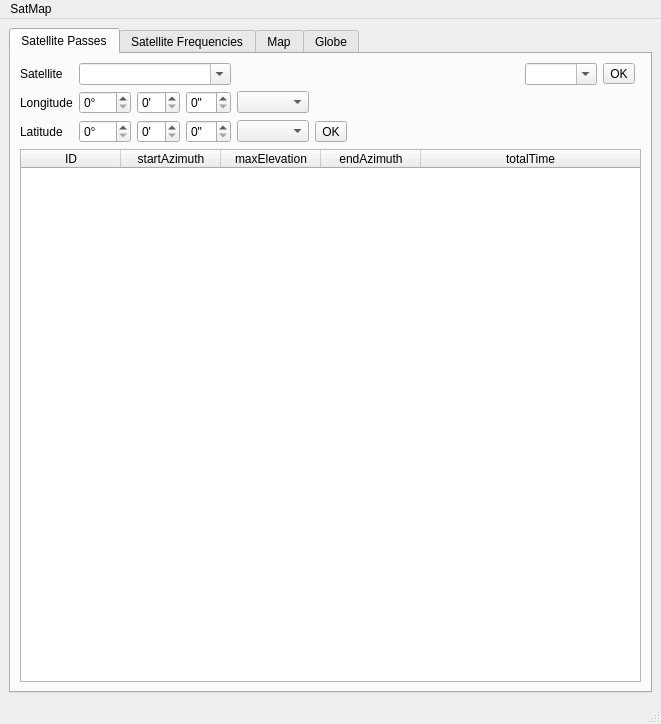
<?xml version="1.0" encoding="UTF-8"?>
<ui version="4.0">
 <class>MainWindow</class>
 <widget class="QMainWindow" name="MainWindow">
  <property name="geometry">
   <rect>
    <x>0</x>
    <y>0</y>
    <width>661</width>
    <height>724</height>
   </rect>
  </property>
  <property name="tabletTracking">
   <bool>false</bool>
  </property>
  <property name="windowTitle">
   <string>MainWindow</string>
  </property>
  <widget class="QWidget" name="centralwidget">
   <property name="sizePolicy">
    <sizepolicy hsizetype="Expanding" vsizetype="Expanding">
     <horstretch>1</horstretch>
     <verstretch>1</verstretch>
    </sizepolicy>
   </property>
   <layout class="QGridLayout" name="gridLayout">
    <item row="0" column="0">
     <widget class="QTabWidget" name="tabWidget">
      <property name="sizePolicy">
       <sizepolicy hsizetype="Expanding" vsizetype="Expanding">
        <horstretch>0</horstretch>
        <verstretch>0</verstretch>
       </sizepolicy>
      </property>
      <property name="tabPosition">
       <enum>QTabWidget::North</enum>
      </property>
      <property name="currentIndex">
       <number>0</number>
      </property>
      <widget class="QWidget" name="satPasses">
       <property name="whatsThis">
        <string>&lt;html&gt;&lt;head/&gt;&lt;body&gt;&lt;p&gt;&lt;br/&gt;&lt;/p&gt;&lt;/body&gt;&lt;/html&gt;</string>
       </property>
       <attribute name="title">
        <string>Satellite Passes</string>
       </attribute>
       <layout class="QGridLayout" name="gridLayout_2">
        <item row="3" column="1">
         <widget class="QSpinBox" name="latHour">
          <property name="specialValueText">
           <string/>
          </property>
          <property name="suffix">
           <string>°</string>
          </property>
          <property name="maximum">
           <number>90</number>
          </property>
         </widget>
        </item>
        <item row="3" column="0">
         <widget class="QLabel" name="label_3">
          <property name="text">
           <string>Latitude</string>
          </property>
         </widget>
        </item>
        <item row="2" column="2">
         <widget class="QSpinBox" name="longMinute">
          <property name="specialValueText">
           <string/>
          </property>
          <property name="suffix">
           <string>'</string>
          </property>
         </widget>
        </item>
        <item row="5" column="0" colspan="10">
         <widget class="QTableWidget" name="satPassesTable">
          <property name="sizePolicy">
           <sizepolicy hsizetype="Expanding" vsizetype="Expanding">
            <horstretch>0</horstretch>
            <verstretch>0</verstretch>
           </sizepolicy>
          </property>
          <property name="verticalScrollBarPolicy">
           <enum>Qt::ScrollBarAsNeeded</enum>
          </property>
          <property name="sizeAdjustPolicy">
           <enum>QAbstractScrollArea::AdjustToContents</enum>
          </property>
          <property name="gridStyle">
           <enum>Qt::SolidLine</enum>
          </property>
          <property name="sortingEnabled">
           <bool>false</bool>
          </property>
          <attribute name="horizontalHeaderStretchLastSection">
           <bool>true</bool>
          </attribute>
          <column>
           <property name="text">
            <string>ID</string>
           </property>
          </column>
          <column>
           <property name="text">
            <string>startAzimuth</string>
           </property>
          </column>
          <column>
           <property name="text">
            <string>maxElevation</string>
           </property>
          </column>
          <column>
           <property name="text">
            <string>endAzimuth</string>
           </property>
          </column>
          <column>
           <property name="text">
            <string>totalTime</string>
           </property>
          </column>
         </widget>
        </item>
        <item row="1" column="6" colspan="2" alignment="Qt::AlignRight">
         <widget class="QComboBox" name="tleSelect">
          <property name="sizePolicy">
           <sizepolicy hsizetype="Preferred" vsizetype="Fixed">
            <horstretch>0</horstretch>
            <verstretch>0</verstretch>
           </sizepolicy>
          </property>
          <property name="layoutDirection">
           <enum>Qt::LeftToRight</enum>
          </property>
          <property name="editable">
           <bool>true</bool>
          </property>
         </widget>
        </item>
        <item row="3" column="2">
         <widget class="QSpinBox" name="latMinute">
          <property name="specialValueText">
           <string/>
          </property>
          <property name="suffix">
           <string>'</string>
          </property>
         </widget>
        </item>
        <item row="2" column="3">
         <widget class="QSpinBox" name="longSecond">
          <property name="specialValueText">
           <string/>
          </property>
          <property name="suffix">
           <string>&quot;</string>
          </property>
         </widget>
        </item>
        <item row="2" column="4">
         <widget class="QComboBox" name="longChoose">
          <property name="sizePolicy">
           <sizepolicy hsizetype="Minimum" vsizetype="Fixed">
            <horstretch>0</horstretch>
            <verstretch>0</verstretch>
           </sizepolicy>
          </property>
          <property name="minimumSize">
           <size>
            <width>0</width>
            <height>0</height>
           </size>
          </property>
         </widget>
        </item>
        <item row="2" column="0">
         <widget class="QLabel" name="label_2">
          <property name="text">
           <string>Longitude</string>
          </property>
         </widget>
        </item>
        <item row="3" column="3">
         <widget class="QSpinBox" name="latSecond">
          <property name="specialValueText">
           <string/>
          </property>
          <property name="suffix">
           <string>&quot;</string>
          </property>
         </widget>
        </item>
        <item row="3" column="4">
         <widget class="QComboBox" name="latChoose">
          <property name="sizePolicy">
           <sizepolicy hsizetype="Minimum" vsizetype="Fixed">
            <horstretch>0</horstretch>
            <verstretch>0</verstretch>
           </sizepolicy>
          </property>
          <property name="minimumSize">
           <size>
            <width>0</width>
            <height>0</height>
           </size>
          </property>
         </widget>
        </item>
        <item row="2" column="1">
         <widget class="QSpinBox" name="longHour">
          <property name="specialValueText">
           <string/>
          </property>
          <property name="suffix">
           <string>°</string>
          </property>
          <property name="maximum">
           <number>180</number>
          </property>
         </widget>
        </item>
        <item row="1" column="0" alignment="Qt::AlignLeft">
         <widget class="QLabel" name="label">
          <property name="text">
           <string>Satellite</string>
          </property>
         </widget>
        </item>
        <item row="3" column="5">
         <widget class="QToolButton" name="OK">
          <property name="text">
           <string>OK</string>
          </property>
         </widget>
        </item>
        <item row="1" column="1" colspan="3">
         <widget class="QComboBox" name="satBox">
          <property name="editable">
           <bool>true</bool>
          </property>
         </widget>
        </item>
        <item row="1" column="8">
         <widget class="QToolButton" name="tleOK">
          <property name="text">
           <string>OK</string>
          </property>
         </widget>
        </item>
        <item row="1" column="4" colspan="2">
         <spacer name="horizontalSpacer_4">
          <property name="orientation">
           <enum>Qt::Horizontal</enum>
          </property>
          <property name="sizeHint" stdset="0">
           <size>
            <width>40</width>
            <height>20</height>
           </size>
          </property>
         </spacer>
        </item>
        <item row="2" column="5" colspan="3">
         <spacer name="horizontalSpacer_3">
          <property name="orientation">
           <enum>Qt::Horizontal</enum>
          </property>
          <property name="sizeHint" stdset="0">
           <size>
            <width>40</width>
            <height>20</height>
           </size>
          </property>
         </spacer>
        </item>
        <item row="3" column="7">
         <spacer name="horizontalSpacer">
          <property name="orientation">
           <enum>Qt::Horizontal</enum>
          </property>
          <property name="sizeHint" stdset="0">
           <size>
            <width>40</width>
            <height>20</height>
           </size>
          </property>
         </spacer>
        </item>
       </layout>
      </widget>
      <widget class="QWidget" name="satFreq">
       <attribute name="title">
        <string>Satellite Frequencies</string>
       </attribute>
       <layout class="QGridLayout" name="gridLayout_3">
        <item row="0" column="0">
         <widget class="QTableWidget" name="satFreqTable">
          <property name="dragEnabled">
           <bool>true</bool>
          </property>
          <property name="dragDropMode">
           <enum>QAbstractItemView::DragOnly</enum>
          </property>
          <attribute name="horizontalHeaderCascadingSectionResizes">
           <bool>false</bool>
          </attribute>
          <attribute name="horizontalHeaderShowSortIndicator" stdset="0">
           <bool>false</bool>
          </attribute>
          <attribute name="horizontalHeaderStretchLastSection">
           <bool>true</bool>
          </attribute>
          <column>
           <property name="text">
            <string>Name</string>
           </property>
          </column>
          <column>
           <property name="text">
            <string>Mode</string>
           </property>
          </column>
          <column>
           <property name="text">
            <string>Downlink</string>
           </property>
          </column>
          <column>
           <property name="text">
            <string>Uplink</string>
           </property>
          </column>
          <column>
           <property name="text">
            <string>Inverted</string>
           </property>
          </column>
         </widget>
        </item>
       </layout>
      </widget>
      <widget class="QWidget" name="map">
       <attribute name="title">
        <string>Map</string>
       </attribute>
       <layout class="QGridLayout" name="gridLayout_4">
        <item row="0" column="1">
         <widget class="QToolButton" name="mapOK">
          <property name="text">
           <string>OK</string>
          </property>
         </widget>
        </item>
        <item row="0" column="0">
         <widget class="QComboBox" name="mapSelect"/>
        </item>
        <item row="1" column="0" colspan="2">
         <widget class="QGraphicsView" name="mapView">
          <property name="dragMode">
           <enum>QGraphicsView::ScrollHandDrag</enum>
          </property>
         </widget>
        </item>
       </layout>
      </widget>
      <widget class="QWidget" name="globe">
       <attribute name="title">
        <string>Globe</string>
       </attribute>
       <layout class="QGridLayout" name="gridLayout_5">
        <item row="0" column="0">
         <widget class="Marble::MarbleWidget" name="MarbleWidget">
          <property name="toolTip">
           <string>The Earth</string>
          </property>
          <property name="whatsThis">
           <string>The Marble widget displays a virtual globe.</string>
          </property>
          <property name="mapThemeId">
           <string>earth/openstreetmap/openstreetmap.dgml</string>
          </property>
         </widget>
        </item>
       </layout>
      </widget>
     </widget>
    </item>
   </layout>
  </widget>
  <widget class="QMenuBar" name="menubar">
   <property name="geometry">
    <rect>
     <x>0</x>
     <y>0</y>
     <width>661</width>
     <height>27</height>
    </rect>
   </property>
   <widget class="QMenu" name="menuSatMap">
    <property name="title">
     <string>SatMap</string>
    </property>
    <addaction name="actionUpdate_TLEs"/>
    <addaction name="actionDownload_map"/>
    <addaction name="actionUpdate_Freq"/>
    <addaction name="actionRefresh_TLEs"/>
    <addaction name="actionRefresh_maps"/>
    <addaction name="separator"/>
    <addaction name="actionQuit"/>
    <addaction name="actionAbout"/>
   </widget>
   <addaction name="menuSatMap"/>
  </widget>
  <widget class="QStatusBar" name="statusbar"/>
  <action name="actionUpdate_TLEs">
   <property name="text">
    <string>Download TLEs</string>
   </property>
  </action>
  <action name="actionAbout">
   <property name="text">
    <string>About</string>
   </property>
  </action>
  <action name="actionRefresh_TLEs">
   <property name="text">
    <string>Refresh TLEs</string>
   </property>
  </action>
  <action name="actionQuit">
   <property name="text">
    <string>Quit</string>
   </property>
  </action>
  <action name="actionDownload_map">
   <property name="text">
    <string>Download map</string>
   </property>
  </action>
  <action name="actionRefresh_maps">
   <property name="text">
    <string>Refresh maps</string>
   </property>
  </action>
  <action name="actionUpdate_Freq">
   <property name="text">
    <string>Update Freq</string>
   </property>
  </action>
 </widget>
 <customwidgets>
  <customwidget>
   <class>Marble::MarbleWidget</class>
   <extends>QWidget</extends>
   <header>MarbleWidget.h</header>
  </customwidget>
 </customwidgets>
 <resources/>
 <connections/>
</ui>
